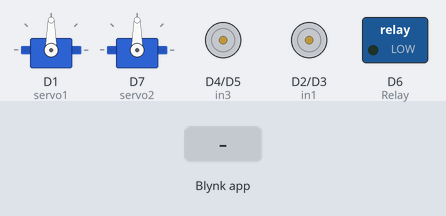
Simulated run of this sketch. Board: ESP8266 (NodeMCU). Parts: 2 × servo, motor-driver pin pairs drawn as motors (green arrow = first pin HIGH = forward, orange = second pin HIGH = backward, longer = more drive), switched loads named in the sketch (green lamp = pin HIGH). The inputs (shaded band) are chosen by the test bench. WiFi joins after 1.5 s; servers stay silent unless stated.

Above: at 3.0 s.
3.1 s: Blynk app writes 1 to V0
At 3.6 s:
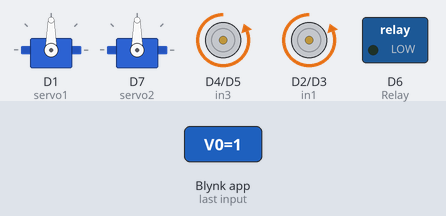
4.6 s: Blynk app writes 1 to V1
At 5.8 s:
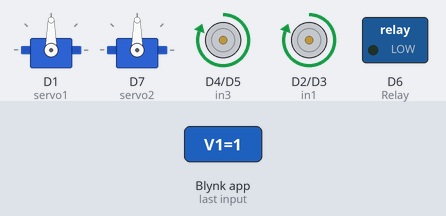
6.1 s: Blynk app writes 1 to V2
At 7.1 s:
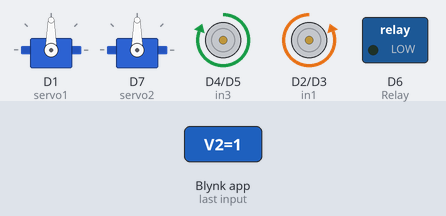
7.6 s: Blynk app writes 1 to V3
At 8.2 s:
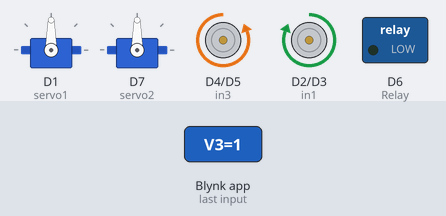
9.1 s: Blynk app writes 1 to V4
At 9.4 s:
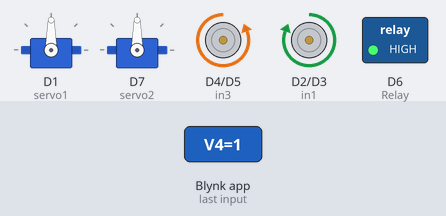
10.6 s: Blynk app writes 0 to V0
At 11.8 s:
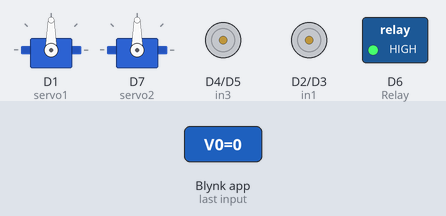
Timing chart, 0 to 13.1 s (numbered marks = the images above; inputs shaded):
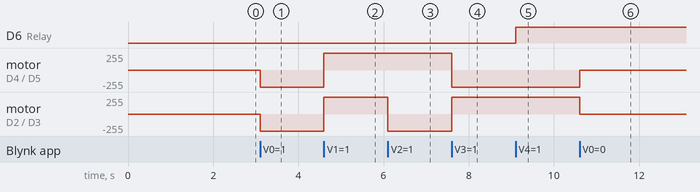

The sketch:

SoftwareSerialExample.ino
```cpp
#define BLYNK_TEMPLATE_ID "TMPLx4kze-lL"
#define BLYNK_DEVICE_NAME "wificontrol"
#define BLYNK_AUTH_TOKEN "Oh6MCgsMwMpzR0pp1Qs_YWTYpQqLWGct"

//Include the library files
#define BLYNK_PRINT Serial
#include<Servo.h>
#include <ESP8266WiFi.h>
#include <BlynkSimpleEsp8266.h>
Servo servo1;
Servo servo2;

//Initialize the LCD display
char auth[] = "";//Enter your Auth token
char ssid[] = "Kon Ho";//Enter your WIFI name
char pass[] = "kumar7654";//Enter your WIFI password

bool Rel = 0;

//Define component pins
#define in1 D2
#define in2 D3
#define in3 D4
#define in4 D5
#define Relay D6

int speeed = 0;

void setup() {
  Serial.begin(9600);
   servo1.attach(D1);
   servo2.attach(D7);

  pinMode(in1, OUTPUT);
  pinMode(in2, OUTPUT);
  pinMode(in3, OUTPUT);
  pinMode(in4, OUTPUT);
  pinMode(Relay, OUTPUT);

  Blynk.begin(auth, ssid, pass, "blynk.cloud", 80);

  //Call the function

}

//Get the button value

BLYNK_WRITE(V0) {
  Rel = param.asInt();

  if (Rel == 1) {
    digitalWrite(in1, LOW);
      digitalWrite(in2, HIGH);
        digitalWrite(in3, LOW);
          digitalWrite(in4, HIGH);
  } else {
    digitalWrite(in1, LOW);
      digitalWrite(in2, LOW);
        digitalWrite(in3, LOW);
          digitalWrite(in4, LOW);
  }
}

BLYNK_WRITE(V1) {
  Rel = param.asInt();

  if (Rel == 1) {
    digitalWrite(in1, HIGH);
      digitalWrite(in2, LOW);
        digitalWrite(in3, HIGH);
          digitalWrite(in4, LOW);
  } else {
    digitalWrite(in1, LOW);
      digitalWrite(in2, LOW);
        digitalWrite(in3, LOW);
          digitalWrite(in4, LOW);
  }
}

BLYNK_WRITE(V2) {
  Rel = param.asInt();

  if (Rel == 1) {
    digitalWrite(in1, LOW);
      digitalWrite(in2, HIGH);
        digitalWrite(in3, HIGH);
          digitalWrite(in4, LOW);
  } else {
    digitalWrite(in1, LOW);
      digitalWrite(in2, LOW);
        digitalWrite(in3, LOW);
          digitalWrite(in4, LOW);
  }
}

//
BLYNK_WRITE(V3) {
  Rel = param.asInt();

  if (Rel == 1) {
    digitalWrite(in1, HIGH );
      digitalWrite(in2, LOW);
        digitalWrite(in3, LOW);
          digitalWrite(in4, HIGH);
  } else {
    digitalWrite(in1, LOW);
      digitalWrite(in2, LOW);
        digitalWrite(in3, LOW);
          digitalWrite(in4, LOW);
  }
}

//BUZZER

BLYNK_WRITE(V4) {
  Rel = param.asInt();

  if (Rel == 1) {

          digitalWrite(Relay, HIGH);
  } else {

          digitalWrite(Relay, LOW);
  }
}

  // horizontal move
  BLYNK_WRITE(V5){
  servo1.write(param.asInt());
}
  BLYNK_WRITE(V6){
  servo2.write(param.asInt());
}


void loop() {
  Blynk.run();//Run the Blynk library
}
```

Measured:
- after the input at 3.1 s, motor on D4 (in3) / D5 (in4), motor on D2 (in1) / D3 (in2): stopped → backward 255/255 at once
- after the input at 4.6 s, motor on D4 (in3) / D5 (in4), motor on D2 (in1) / D3 (in2): backward 255/255 → forward 255/255 at once
- after the input at 6.1 s, motor on D2 (in1) / D3 (in2): forward 255/255 → backward 255/255 at once
- after the input at 7.6 s, motor on D4 (in3) / D5 (in4): forward 255/255 → backward 255/255 at once; motor on D2 (in1) / D3 (in2): backward 255/255 → forward 255/255 at once
- after the input at 9.1 s, D6 (Relay): LOW → HIGH at once
- after the input at 10.6 s, motor on D4 (in3) / D5 (in4): backward 255/255 → stopped at once; motor on D2 (in1) / D3 (in2): forward 255/255 → stopped at once
